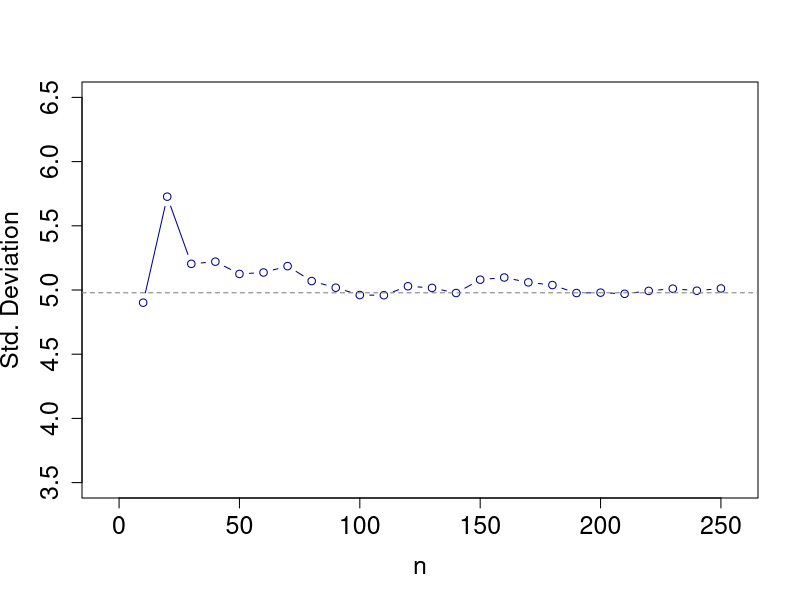
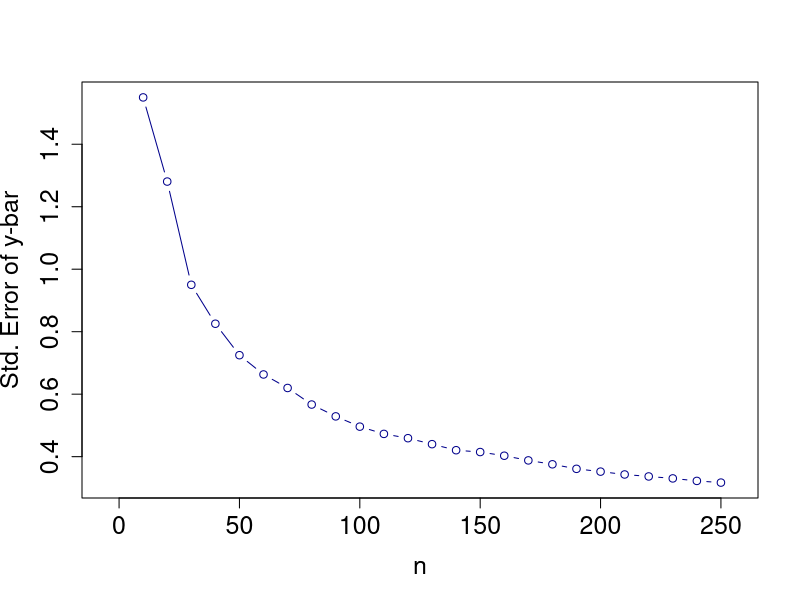

Write R code to recreate these figures, in order.
set.seed(16) # some seeds converge elsewhere -- not sure why
  
x <- rnorm(10000, 25, 5)
z <- sample(x, 10)
sds <- sd(z)
ses <- sd(z)/sqrt(length(z))

for (i in 2:25) 
  { z   <- c(z, sample(x, 10))
    sds <- c(sds, sd(z))
    ses <- c(ses, sd(z)/sqrt(length(z)))
  }

plot(seq(10, 250, 10), sds, xlim=c(-5, 255), ylim=c(3.5, 6.5), type='b', cex.lab=1.5, cex.axis=1.5, 
     xlab='n', ylab='Std. Deviation', col='darkblue')
abline(h=sd(x), col='gray50', lwd=1, lty=2)

plot(seq(10, 250, 10), ses, xlim=c(-5, 255), type='b', cex.lab=1.5, cex.axis=1.5, 
     xlab='n', ylab='Std. Error of y-bar', col='darkblue')
